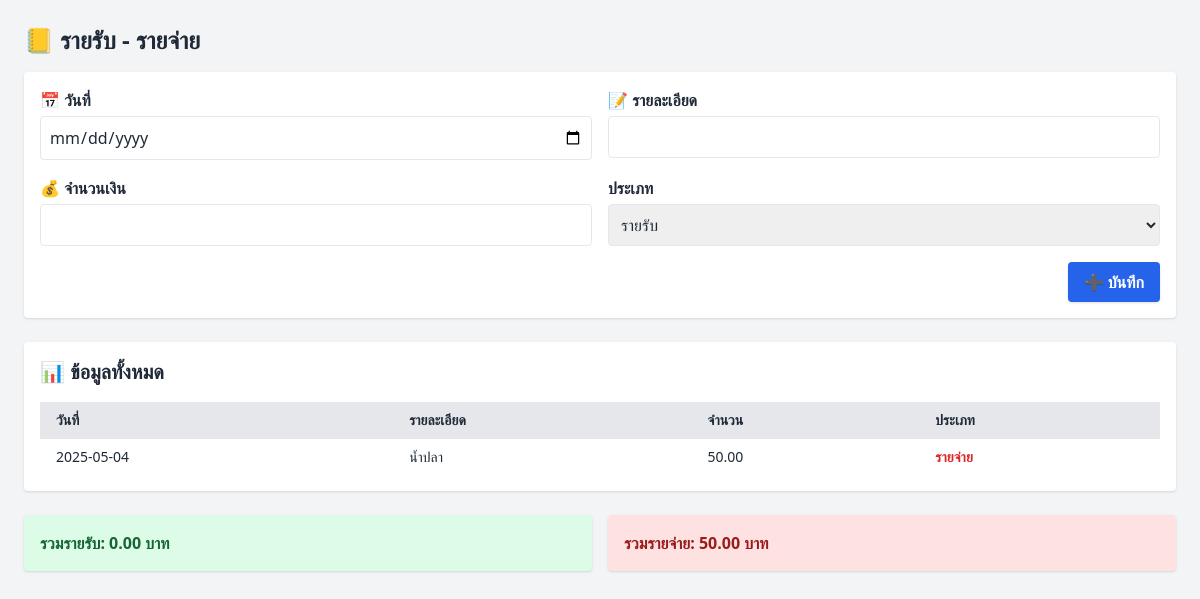
Page /income-expense on the committed database.
### tables this page shows
CREATE TABLE income_expense (
            id INTEGER PRIMARY KEY AUTOINCREMENT,
            date TEXT,
            description TEXT,
            amount REAL,
            category TEXT
        );

### app.py (the view, shortened to what this page needs)
@app.route('/income-expense', methods=['GET', 'POST'])
def income_expense():
    conn = get_db_connection()
    records = conn.execute('SELECT * FROM income_expense ORDER BY date DESC').fetchall()
    total_income = conn.execute('SELECT SUM(amount) FROM income_expense WHERE category="income"').fetchone()[0] or 0
    total_expense = conn.execute('SELECT SUM(amount) FROM income_expense WHERE category="expense"').fetchone()[0] or 0
    conn.close()
    return render_template('income_expense.html', records=records, total_income=total_income, total_expense=total_expense)

### app.py (called while the page is built)
def get_db_connection():
    conn = sqlite3.connect(DB_FILE)
    conn.row_factory = sqlite3.Row
    return conn

### templates/income_expense.html (shortened to what this page needs)
<!DOCTYPE html>
<html lang="th">
<head>
  <script src="https://cdn.tailwindcss.com"></script>
</head>
<body class="bg-gray-100 text-gray-800 p-6">
  <h1 class="text-2xl font-bold mb-4">📒 รายรับ - รายจ่าย</h1>
  <form method="POST" class="bg-white p-4 rounded shadow mb-6 grid grid-cols-1 md:grid-cols-2 gap-4">
    <div>
      <label class="block font-semibold mb-1">📅 วันที่</label>
      <input type="date" name="date" required class="w-full border rounded p-2">
    </div>
    <div>
      <label class="block font-semibold mb-1">📝 รายละเอียด</label>
      <input type="text" name="description" required class="w-full border rounded p-2">
    </div>
    <div>
      <label class="block font-semibold mb-1">💰 จำนวนเงิน</label>
      <input type="number" step="0.01" name="amount" required class="w-full border rounded p-2">
    </div>
    <div>
      <label class="block font-semibold mb-1">ประเภท</label>
      <select name="category" required class="w-full border rounded p-2">
        <option value="income">รายรับ</option>
      </select>
    </div>
    <div class="md:col-span-2 text-right">
      <button type="submit" class="bg-blue-600 hover:bg-blue-700 text-white font-semibold px-4 py-2 rounded shadow">
        ➕ บันทึก
      </button>
    </div>
  </form>
  <div class="bg-white p-4 rounded shadow">
    <h2 class="text-xl font-semibold mb-4">📊 ข้อมูลทั้งหมด</h2>
    <table class="w-full table-auto text-sm">
      <thead class="bg-gray-200 text-left">
        <tr>
          <th class="px-4 py-2">วันที่</th>
          <th class="px-4 py-2">รายละเอียด</th>
          <th class="px-4 py-2">จำนวน</th>
          <th class="px-4 py-2">ประเภท</th>
        </tr>
      </thead>
      <tbody>
        {% for r in records %}
        <tr class="border-t hover:bg-gray-50">
          <td class="px-4 py-2">{{ r['date'] }}</td>
          <td class="px-4 py-2">{{ r['description'] }}</td>
          <td class="px-4 py-2">{{ '{:,.2f}'.format(r['amount']) }}</td>
          <td class="px-4 py-2">
            {% if r['category'] == 'income' %}
              <span class="text-green-600 font-semibold">รายรับ</span>
            {% else %}
              <span class="text-red-600 font-semibold">รายจ่าย</span>
            {% endif %}
          </td>
        </tr>
        {% endfor %}
      </tbody>
    </table>
  </div>
  <div class="mt-6 grid grid-cols-1 md:grid-cols-2 gap-4">
    <div class="bg-green-100 p-4 rounded shadow text-green-800 font-bold">
      รวมรายรับ: {{ '{:,.2f}'.format(total_income) }} บาท
    </div>
    <div class="bg-red-100 p-4 rounded shadow text-red-800 font-bold">
      รวมรายจ่าย: {{ '{:,.2f}'.format(total_expense) }} บาท
    </div>
  </div>
</body>
</html>

### rows in the picture
income_expense: date "2025-05-04", description "น้ำปลา", amount "50.00", category "รายจ่าย"

### other values in the picture
{{ '{:,.2f}'.format(total_income) }} "0.00"
{{ '{:,.2f}'.format(total_expense) }} "50.00"
